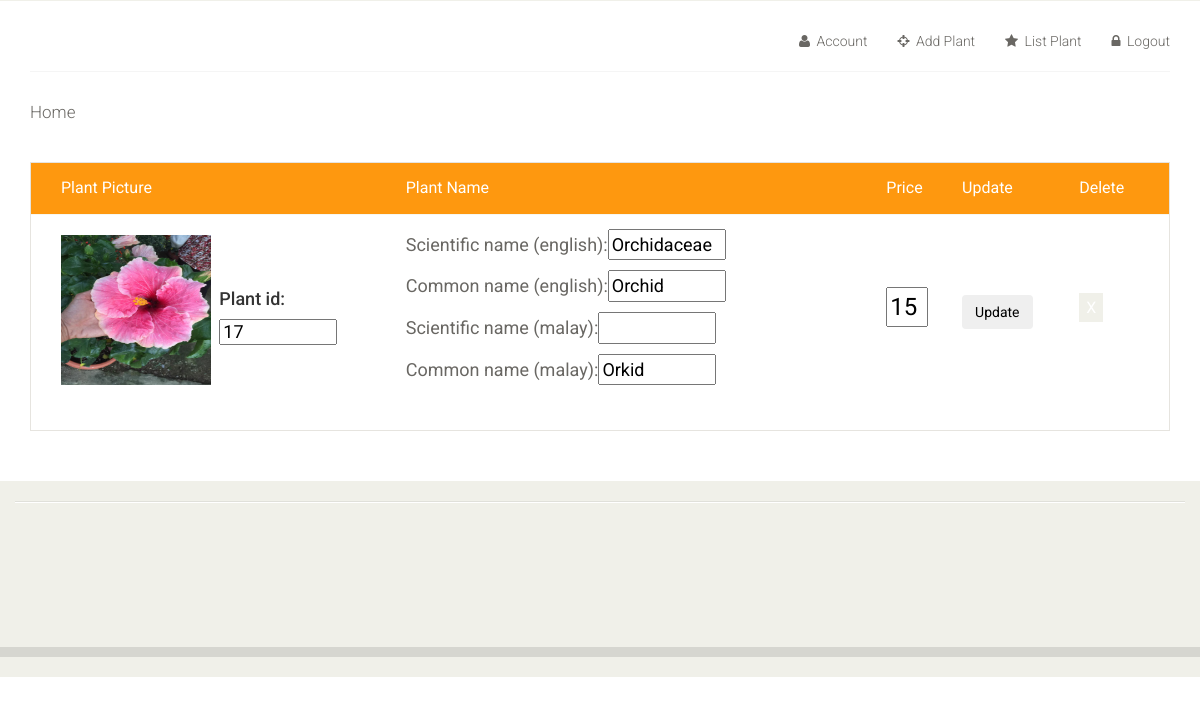
Page /listplant0.php?id=17 (signed in) on the committed database.
### tables this page shows
CREATE TABLE `plant` (
  `p_id` int(11) NOT NULL,
  `p_name1` varchar(50) DEFAULT NULL,
  `p_name2` varchar(50) DEFAULT NULL,
  `p_name3` varchar(50) DEFAULT NULL,
  `p_name4` varchar(50) DEFAULT NULL,
  `p_price` int(11) DEFAULT NULL,
  `nur_id` int(11) DEFAULT NULL,
  `name` varchar(200) NOT NULL,
  `image` longtext NOT NULL
);

### listplant0.php (the view, shortened to what this page needs)
<!DOCTYPE html>
<html lang="en">
<head>
    <link href="css/bootstrap.min.css" rel="stylesheet">
    <link href="css/font-awesome.min.css" rel="stylesheet">
    <link href="css/prettyPhoto.css" rel="stylesheet">
    <link href="css/price-range.css" rel="stylesheet">
    <link href="css/animate.css" rel="stylesheet">
	<link href="css/main.css" rel="stylesheet">
	<link href="css/responsive.css" rel="stylesheet">
</head>
<body>
	<header id="header">
		<div class="header-middle">
			<div class="container">
				<div class="row">
					<div class="col-sm-4">
					</div>
					<div class="col-sm-8">
						<div class="shop-menu pull-right">
							<ul class="nav navbar-nav">
								<li><a href="account.php"><i class="fa fa-user"></i> Account</a></li>
								<li><a href="addplant.php"><i class="fa fa-crosshairs"></i> Add Plant</a></li>
								<li><a href="listplant.php"><i class="fa fa-star"></i> List Plant</a></li>
								<li><a href="logout.php"><i class="fa fa-lock"></i> Logout</a></li>
							</ul>
						</div>
					</div>
				</div>
			</div>
		</div>
		<div class="header-bottom">
			<div class="container">
				<div class="row">
					<div class="col-sm-9">
						<div class="mainmenu pull-left">
							<ul class="nav navbar-nav collapse navbar-collapse">
								<li><a href="index0.php">Home</a></li>
							</ul>
						</div>
					</div>
					<div class="col-sm-3">
					</div>
				</div>
			</div>
		</div>
	</header>
	<section id="cart_items">
		<div class="container">
			<div class="table-responsive cart_info">
				<form name="update" action="updatedelete.php" method="post">
				<table class="table table-condensed">
					<thead>
						<tr class="cart_menu">
							<td class="image">Plant Picture</td>
							<td class="image"></td>
							<td class="description">Plant Name</td>
							<td class="price">Price</td>
							<td class="quantity">Update</td>
							<td class="total">Delete</td>
							<td></td>
						</tr>
					</thead>
					<tbody>
						<tr>
							<?php
							  $conn = Connect();
							  $id2 = $_GET["id"];
 							$cu = "SELECT * from plant where p_id = '$id2'";
  							$result = mysqli_query($conn, $cu) or die(mysqli_error());
  						while($row = mysqli_fetch_array($result)){
						        $p_name1 = $row['p_name1'];
						        $p_name2= $row['p_name2'];
						        $p_name3 = $row['p_name3'];
						        $p_name4 = $row['p_name4'];
							$p_price = $row['p_price'];
							$p_id = $row['p_id'];
					echo "<form name=update action=updatedelete.php method=post>";
						echo "<tr>";
							echo "<td class=cart_product>
								<p><img width=150 height=150 src='images/home/teo/hugehibiscus.jpg' /></p>
							</td>";
							echo "<td class=cart_description>
								<h4>Plant id:</h4>
								<h4><input name =p_id type=readonly size =10 value=".$p_id." readonly></h4>
							</td>";
							echo  "<td class=cart_price>
								<p>Scientific name (english):<input name =p_name1 type=text size =10 value=".$p_name1."></p>
								<p>Common name (english):<input name =p_name2 type=text size =10 value=".$p_name2."></p>
								<p>Scientific name (malay):<input name =p_name3 type=text size =10 value=".$p_name3."></p>
								<p>Common name (malay):<input name =p_name4 type=text size =10 value=".$p_name4."></p>
							</td>";
							echo "<td class=cart_total>
								<p class=cart_total_price><input name =p_price type=text size =1 value=".$p_price."></p>
							</td>";
							echo "<td class=cart_quantity>
								<button type=Submit name=Submit class=btn btn-default>Update</button>
							</td>";
					echo "</form>";
							echo "<td class=cart_delete>
								<a href=delete0.php?id=".$p_id.">X</a>
							</td>";
						}
							?>
						</tr>
					</tbody>
				</table>
			</form>
			</div>
		</div>
	</section>
	<footer id="footer">
		<div class="footer-top">
			<div class="container">
			</div>
		</div>
		<div class="footer-widget">
			<div class="container">
				<div class="row">
					<div class="col-sm-2">
					</div>
					<div class="col-sm-2">
					</div>
					<div class="col-sm-2">
					</div>
					<div class="col-sm-2">
					</div>
					<div class="col-sm-3 col-sm-offset-1">
					</div>
				</div>
			</div>
		</div>
		<br><br><br>
		<div class="footer-bottom">
		</div>
		<br>
	</footer>
</body>
</html>

### css/main.css (style rules this page uses)
body { font-family: 'Roboto', sans-serif; background:; position: relative; font-weight:400px; }
ul li { list-style: none; }
a { -webkit-transition: 300ms; -moz-transition: 300ms; -o-transition: 300ms; transition: 300ms; }
h1, h2, h3, h4, h5, h6 { font-family: 'Roboto', sans-serif; }
.header-middle .container .row { border-bottom: 1px solid #f5f5f5; margin-left: 0; margin-right: 0; padding-bottom: 20px; padding-top: 20px; }
.header-middle .container .row .col-sm-4 { padding-left: 0; }
.header-middle .container .row .col-sm-8 { padding-right:0; }
.shop-menu ul li { display:inline-block; padding-left: 15px; padding-right: 15px; }
.shop-menu ul li:last-child { padding-right: 0; }
.shop-menu ul li a { background: #FFFFFF; color: #696763; font-family: 'Roboto', sans-serif; font-size: 14px; font-weight: 300; padding:0; padding-right: 0; margin-top: 10px; }
.shop-menu ul li a i { margin-right:3px; }
.header-bottom { padding-bottom: 30px; padding-top: 30px; }
.navbar-collapse.collapse { padding-left: 0; }
.mainmenu ul li { padding-right: 15px; padding-left: 15px; }
.mainmenu ul li:first-child { padding-left: 0px; }
.mainmenu ul li a { color: #696763; font-family: 'Roboto', sans-serif; font-size: 17px; font-weight: 300; padding: 0; padding-bottom: 10px; }
#footer { background: #F0F0E9; }
.footer-top .container { border-bottom: 1px solid #E0E0DA; padding-bottom: 20px; }
.footer-widget { margin-bottom: 68px; }
.footer-widget .container { border-top: 1px solid #FFFFFF; padding-top: 15px; }
.footer-bottom { background: #D6D6D0; padding-top: 10px; }
#cart_items .cart_info { border: 1px solid #E6E4DF; margin-bottom: 50px }
#cart_items .cart_info .cart_menu { background: #FE980F; color: #fff; font-size: 16px; font-family: 'Roboto', sans-serif; font-weight: normal; }
#cart_items .cart_info .table.table-condensed thead tr { height: 51px; }
#cart_items .cart_info .table.table-condensed tr { border-bottom: 1px solid#F7F7F0 }
#cart_items .cart_info .table.table-condensed tr:last-child { border-bottom: 0 }
.cart_info table tr td { border-top: 0 none; vertical-align: inherit; }
#cart_items .cart_info .image { padding-left: 30px; }
#cart_items .cart_info .cart_description h4 { margin-bottom: 0 }
#cart_items .cart_info .cart_price p { color:#696763; font-size: 18px }
#cart_items .cart_info .cart_total_price { color: #FE980F; font-size: 24px; }
.cart_product { display: block; margin: 15px -70px 10px 25px; }
.cart_delete { display: block; margin-right: -12px; overflow: hidden; }
.cart_delete a { background:#F0F0E9; color: #FFFFFF; padding: 5px 7px; font-size: 16px }

### rows in the picture
plant: p_id "17", p_name1 "Orchidaceae", p_name2 "Orchid", p_name4 "Orkid", p_price "15"
